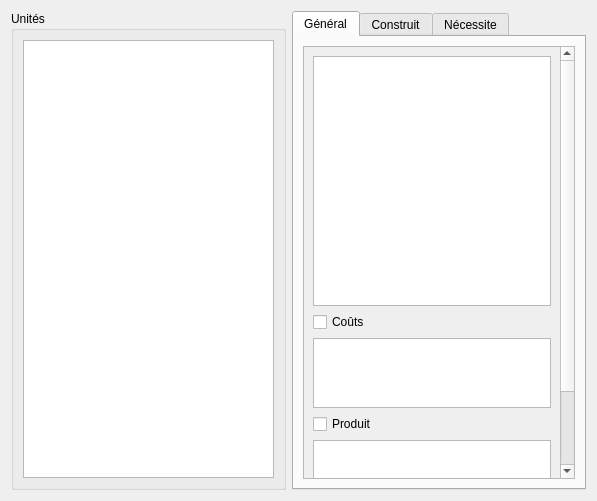
<?xml version="1.0" encoding="UTF-8"?>
<ui version="4.0">
 <class>Form</class>
 <widget class="QWidget" name="Form">
  <property name="geometry">
   <rect>
    <x>0</x>
    <y>0</y>
    <width>597</width>
    <height>501</height>
   </rect>
  </property>
  <property name="windowTitle">
   <string>Form</string>
  </property>
  <layout class="QGridLayout" name="gridLayout">
   <item row="0" column="0">
    <widget class="QSplitter" name="splitter">
     <property name="orientation">
      <enum>Qt::Horizontal</enum>
     </property>
     <widget class="QGroupBox" name="groupBox">
      <property name="title">
       <string>Unités</string>
      </property>
      <layout class="QHBoxLayout" name="horizontalLayout">
       <item>
        <widget class="QTreeView" name="unites"/>
       </item>
      </layout>
     </widget>
    </widget>
   </item>
   <item row="0" column="1">
    <widget class="QTabWidget" name="tabWidget">
     <property name="currentIndex">
      <number>0</number>
     </property>
     <property name="movable">
      <bool>true</bool>
     </property>
     <widget class="QWidget" name="tab">
      <attribute name="title">
       <string>Général</string>
      </attribute>
      <layout class="QHBoxLayout" name="horizontalLayout_2">
       <item>
        <widget class="QScrollArea" name="scrollArea">
         <property name="widgetResizable">
          <bool>true</bool>
         </property>
         <widget class="QWidget" name="scrollAreaWidgetContents">
          <property name="geometry">
           <rect>
            <x>0</x>
            <y>-70</y>
            <width>255</width>
            <height>520</height>
           </rect>
          </property>
          <layout class="QVBoxLayout" name="verticalLayout">
           <item>
            <widget class="QTableView" name="proprietes">
             <property name="minimumSize">
              <size>
               <width>0</width>
               <height>250</height>
              </size>
             </property>
            </widget>
           </item>
           <item>
            <widget class="QCheckBox" name="coutEnable">
             <property name="text">
              <string>Coûts</string>
             </property>
             <property name="tristate">
              <bool>false</bool>
             </property>
            </widget>
           </item>
           <item>
            <widget class="QTableView" name="couts">
             <property name="enabled">
              <bool>true</bool>
             </property>
            </widget>
           </item>
           <item>
            <widget class="QCheckBox" name="produitEnable">
             <property name="text">
              <string>Produit</string>
             </property>
            </widget>
           </item>
           <item>
            <widget class="QTableView" name="produit"/>
           </item>
           <item>
            <widget class="QCheckBox" name="ameliorationEnable">
             <property name="text">
              <string>S'améliore</string>
             </property>
            </widget>
           </item>
           <item>
            <widget class="QComboBox" name="amelioration"/>
           </item>
          </layout>
         </widget>
        </widget>
       </item>
      </layout>
     </widget>
     <widget class="QWidget" name="tab_2">
      <attribute name="title">
       <string>Construit</string>
      </attribute>
     </widget>
     <widget class="QWidget" name="tab_3">
      <attribute name="title">
       <string>Nécessite</string>
      </attribute>
     </widget>
    </widget>
   </item>
  </layout>
 </widget>
 <resources/>
 <connections>
  <connection>
   <sender>coutEnable</sender>
   <signal>toggled(bool)</signal>
   <receiver>couts</receiver>
   <slot>setVisible(bool)</slot>
   <hints>
    <hint type="sourcelabel">
     <x>361</x>
     <y>234</y>
    </hint>
    <hint type="destinationlabel">
     <x>361</x>
     <y>268</y>
    </hint>
   </hints>
  </connection>
  <connection>
   <sender>produitEnable</sender>
   <signal>toggled(bool)</signal>
   <receiver>produit</receiver>
   <slot>setVisible(bool)</slot>
   <hints>
    <hint type="sourcelabel">
     <x>343</x>
     <y>338</y>
    </hint>
    <hint type="destinationlabel">
     <x>342</x>
     <y>367</y>
    </hint>
   </hints>
  </connection>
  <connection>
   <sender>ameliorationEnable</sender>
   <signal>toggled(bool)</signal>
   <receiver>amelioration</receiver>
   <slot>setVisible(bool)</slot>
   <hints>
    <hint type="sourcelabel">
     <x>387</x>
     <y>442</y>
    </hint>
    <hint type="destinationlabel">
     <x>387</x>
     <y>467</y>
    </hint>
   </hints>
  </connection>
 </connections>
</ui>
